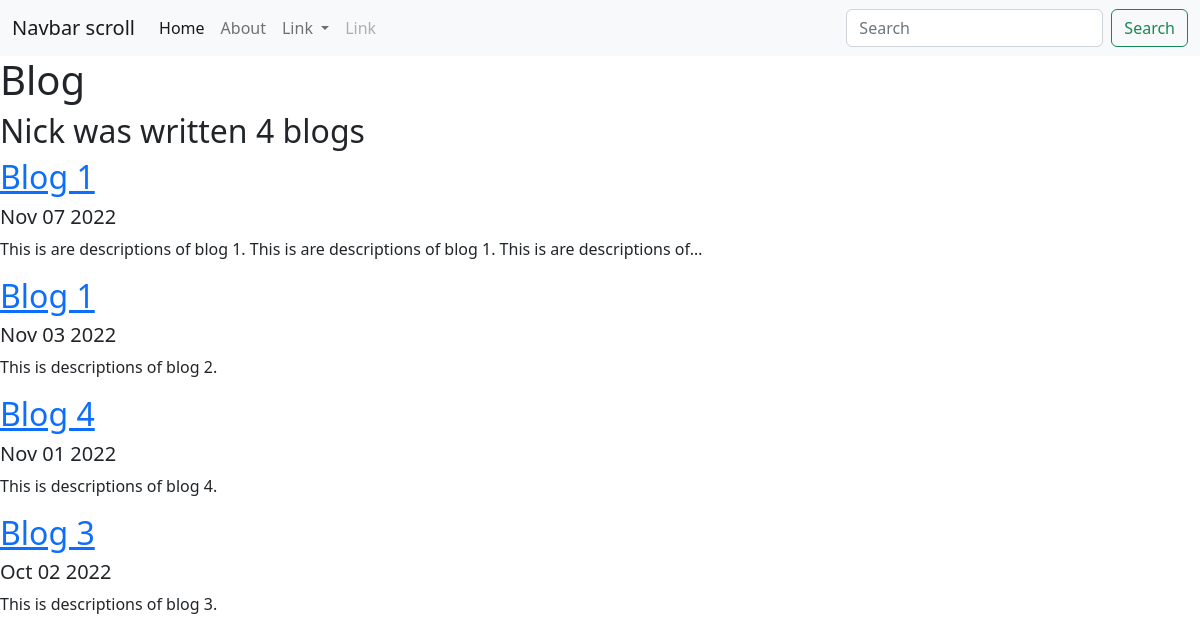
Screenshot of /blog/ with the database file from the repository.
### blog/models.py (models this page shows, shortened)
class Blog(models.Model):
    title = models.CharField(max_length=200)
    date = models.DateField()
    description = models.TextField()

### blog/views.py (the view)
# urls.py: path('', views.all_blogs, name='all_blogs'),
def all_blogs(request):
    blogs = Blog.objects.order_by('-date')
    return render(request, 'blog/all_blogs.html', {'blogs': blogs})

### blog/templates/blog/all_blogs.html
{% extends 'portfolio/base.html' %}
{% block content %}
<h1>Blog</h1>
<h2>Nick was written {{ blogs.count }} blog{{ blogs.count|pluralize }}</h2>
{% for blog in blogs %}
<a href="{% url 'blog:detail' blog.id%}">
    <h2>{{ blog.title }}</h2>
</a>
<h5>{{ blog.date|date:'M d Y' }}</h5>
<p>{{ blog.description|striptags|truncatechars:100 }}</p>
{% endfor %}
{% endblock %}

### portfolio/templates/portfolio/base.html (shortened to what this page needs)
<!doctype html>
<html lang="en">
<head>
    <link href="https://cdn.jsdelivr.net/npm/bootstrap@5.2.2/dist/css/bootstrap.min.css" rel="stylesheet"
>
</head>
<body>
    <nav class="navbar navbar-expand-lg bg-light">
        <div class="container-fluid">
            <a class="navbar-brand" href="#">Navbar scroll</a>
            <div class="collapse navbar-collapse" id="navbarScroll">
                <ul class="navbar-nav me-auto my-2 my-lg-0 navbar-nav-scroll" style="--bs-scroll-height: 100px;">
                    <li class="nav-item">
                        <a class="nav-link active" aria-current="page" href="#">Home</a>
                    </li>
                    <li class="nav-item">
                        <a class="nav-link" href="#">About</a>
                    </li>
                    <li class="nav-item dropdown">
                        <a class="nav-link dropdown-toggle" href="#" role="button" data-bs-toggle="dropdown"
                            aria-expanded="false">
                            Link
                        </a>
                    </li>
                    <li class="nav-item">
                        <a class="nav-link disabled">Link</a>
                    </li>
                </ul>
                <form class="d-flex" role="search">
                    <input class="form-control me-2" type="search" placeholder="Search" aria-label="Search">
                    <button class="btn btn-outline-success" type="submit">Search</button>
                </form>
            </div>
        </div>
    </nav>
    {% block content %}
    {% endblock %}
</body>

### rows the page displays
Blog: title "Blog 1", date "Nov 07 2022", description "This is are descriptions of blog 1. This is are descriptions of blog 1. This is are descriptions of…"
Blog: title "Blog 1", date "Nov 03 2022", description "This is descriptions of blog 2."
Blog: title "Blog 4", date "Nov 01 2022", description "This is descriptions of blog 4."
Blog: title "Blog 3", date "Oct 02 2022", description "This is descriptions of blog 3."

### other values shown
{{ blogs.count }} "4"
